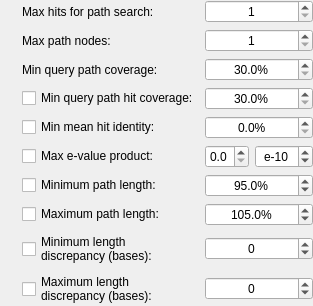
        <widget class="QWidget" name="widget_23" native="true">
         <layout class="QGridLayout" name="gridLayout_16">
          <property name="leftMargin">
           <number>0</number>
          </property>
          <property name="topMargin">
           <number>0</number>
          </property>
          <property name="rightMargin">
           <number>0</number>
          </property>
          <property name="bottomMargin">
           <number>0</number>
          </property>
          <item row="2" column="3" colspan="2">
           <widget class="QDoubleSpinBox" name="minQueryCoveredByPathSpinBox">
            <property name="focusPolicy">
             <enum>Qt::StrongFocus</enum>
            </property>
            <property name="alignment">
             <set>Qt::AlignCenter</set>
            </property>
            <property name="suffix">
             <string>%</string>
            </property>
            <property name="decimals">
             <number>1</number>
            </property>
            <property name="minimum">
             <double>30.000000000000000</double>
            </property>
           </widget>
          </item>
          <item row="3" column="1">
           <widget class="InfoTextWidget" name="minQueryCoveredByHitsInfoText" native="true">
            <property name="sizePolicy">
             <sizepolicy hsizetype="Fixed" vsizetype="Fixed">
              <horstretch>0</horstretch>
              <verstretch>0</verstretch>
             </sizepolicy>
            </property>
            <property name="minimumSize">
             <size>
              <width>16</width>
              <height>16</height>
             </size>
            </property>
            <property name="toolTip">
             <string>This is a minimum value for the fraction of a query which is covered by the hits in a query path. Paths with hits that cover less of the query than this setting will not be included in the query's paths.&lt;br&gt;&lt;br&gt;
                                                   Set to a higher value to make query paths more stringent.</string>
            </property>
           </widget>
          </item>
          <item row="3" column="3" colspan="2">
           <widget class="QDoubleSpinBox" name="minQueryCoveredByHitsSpinBox">
            <property name="focusPolicy">
             <enum>Qt::StrongFocus</enum>
            </property>
            <property name="alignment">
             <set>Qt::AlignCenter</set>
            </property>
            <property name="suffix">
             <string>%</string>
            </property>
            <property name="decimals">
             <number>1</number>
            </property>
            <property name="minimum">
             <double>30.000000000000000</double>
            </property>
            <property name="maximum">
             <double>100.000000000000000</double>
            </property>
           </widget>
          </item>
          <item row="1" column="3" colspan="2">
           <widget class="QSpinBox" name="maxPathNodesSpinBox">
            <property name="focusPolicy">
             <enum>Qt::StrongFocus</enum>
            </property>
            <property name="alignment">
             <set>Qt::AlignCenter</set>
            </property>
            <property name="minimum">
             <number>1</number>
            </property>
            <property name="maximum">
             <number>50</number>
            </property>
           </widget>
          </item>
          <item row="4" column="2">
           <widget class="QCheckBox" name="minMeanHitIdentityCheckBox">
            <property name="focusPolicy">
             <enum>Qt::StrongFocus</enum>
            </property>
            <property name="text">
             <string>Min mean hit identity:</string>
            </property>
           </widget>
          </item>
          <item row="3" column="2">
           <widget class="QCheckBox" name="minQueryCoveredByHitsCheckBox">
            <property name="focusPolicy">
             <enum>Qt::StrongFocus</enum>
            </property>
            <property name="text">
             <string>Min query path hit coverage:</string>
            </property>
           </widget>
          </item>
          <item row="10" column="2">
           <widget class="QCheckBox" name="maxLengthBaseDiscrepancyCheckBox">
            <property name="focusPolicy">
             <enum>Qt::StrongFocus</enum>
            </property>
            <property name="text">
             <string>Maximum length
discrepancy (bases):</string>
            </property>
           </widget>
          </item>
          <item row="6" column="2">
           <widget class="QCheckBox" name="maxEValueProductCheckBox">
            <property name="focusPolicy">
             <enum>Qt::StrongFocus</enum>
            </property>
            <property name="text">
             <string>Max e-value product:</string>
            </property>
           </widget>
          </item>
          <item row="8" column="2">
           <widget class="QCheckBox" name="maxLengthPercentageCheckBox">
            <property name="focusPolicy">
             <enum>Qt::StrongFocus</enum>
            </property>
            <property name="text">
             <string>Maximum path length:</string>
            </property>
           </widget>
          </item>
          <item row="2" column="2">
           <widget class="QLabel" name="minQueryCoveredByPathLabel">
            <property name="text">
             <string>Min query path coverage:</string>
            </property>
           </widget>
          </item>
          <item row="7" column="2">
           <widget class="QCheckBox" name="minLengthPercentageCheckBox">
            <property name="focusPolicy">
             <enum>Qt::StrongFocus</enum>
            </property>
            <property name="text">
             <string>Minimum path length:</string>
            </property>
           </widget>
          </item>
          <item row="9" column="2">
           <widget class="QCheckBox" name="minLengthBaseDiscrepancyCheckBox">
            <property name="focusPolicy">
             <enum>Qt::StrongFocus</enum>
            </property>
            <property name="text">
             <string>Minimum length
discrepancy (bases):</string>
            </property>
           </widget>
          </item>
          <item row="9" column="3" colspan="2">
           <widget class="QSpinBox" name="minLengthBaseDiscrepancySpinBox">
            <property name="focusPolicy">
             <enum>Qt::StrongFocus</enum>
            </property>
            <property name="alignment">
             <set>Qt::AlignCenter</set>
            </property>
            <property name="minimum">
             <number>-1000000</number>
            </property>
            <property name="maximum">
             <number>1000000</number>
            </property>
           </widget>
          </item>
          <item row="7" column="3" colspan="2">
           <widget class="QDoubleSpinBox" name="minLengthPercentageSpinBox">
            <property name="focusPolicy">
             <enum>Qt::StrongFocus</enum>
            </property>
            <property name="alignment">
             <set>Qt::AlignCenter</set>
            </property>
            <property name="suffix">
             <string>%</string>
            </property>
            <property name="decimals">
             <number>1</number>
            </property>
            <property name="minimum">
             <double>0.000000000000000</double>
            </property>
            <property name="maximum">
             <double>1000000.000000000000000</double>
            </property>
            <property name="value">
             <double>95.000000000000000</double>
            </property>
           </widget>
          </item>
          <item row="10" column="3" colspan="2">
           <widget class="QSpinBox" name="maxLengthBaseDiscrepancySpinBox">
            <property name="focusPolicy">
             <enum>Qt::StrongFocus</enum>
            </property>
            <property name="alignment">
             <set>Qt::AlignCenter</set>
            </property>
            <property name="minimum">
             <number>-1000000</number>
            </property>
            <property name="maximum">
             <number>1000000</number>
            </property>
           </widget>
          </item>
          <item row="8" column="3" colspan="2">
           <widget class="QDoubleSpinBox" name="maxLengthPercentageSpinBox">
            <property name="focusPolicy">
             <enum>Qt::StrongFocus</enum>
            </property>
            <property name="alignment">
             <set>Qt::AlignCenter</set>
            </property>
            <property name="suffix">
             <string>%</string>
            </property>
            <property name="decimals">
             <number>1</number>
            </property>
            <property name="maximum">
             <double>1000000.000000000000000</double>
            </property>
            <property name="value">
             <double>105.000000000000000</double>
            </property>
           </widget>
          </item>
          <item row="7" column="1">
           <widget class="InfoTextWidget" name="minLengthPercentageInfoText" native="true">
            <property name="sizePolicy">
             <sizepolicy hsizetype="Fixed" vsizetype="Fixed">
              <horstretch>0</horstretch>
              <verstretch>0</verstretch>
             </sizepolicy>
            </property>
            <property name="minimumSize">
             <size>
              <width>16</width>
              <height>16</height>
             </size>
            </property>
            <property name="toolTip">
             <string>This is a minimum value for the relative length between a query and its path in the graph. Paths with a relative length less than this setting will not be included in the query's paths.&lt;br&gt;&lt;br&gt;
                                                 Set to a value closer to 100% to make query paths more stringent.</string>
            </property>
           </widget>
          </item>
          <item row="8" column="1">
           <widget class="InfoTextWidget" name="maxLengthPercentageInfoText" native="true">
            <property name="sizePolicy">
             <sizepolicy hsizetype="Fixed" vsizetype="Fixed">
              <horstretch>0</horstretch>
              <verstretch>0</verstretch>
             </sizepolicy>
            </property>
            <property name="minimumSize">
             <size>
              <width>16</width>
              <height>16</height>
             </size>
            </property>
            <property name="toolTip">
             <string>This is a maximum value for the relative length between a query and its path in the graph. Paths with a relative length greater than this setting will not be included in the query's paths.&lt;br&gt;&lt;br&gt;
                                                 Set to a value closer to 100% to make query paths more stringent.</string>
            </property>
           </widget>
          </item>
          <item row="9" column="1">
           <widget class="InfoTextWidget" name="minLengthBaseDiscrepancyInfoText" native="true">
            <property name="sizePolicy">
             <sizepolicy hsizetype="Fixed" vsizetype="Fixed">
              <horstretch>0</horstretch>
              <verstretch>0</verstretch>
             </sizepolicy>
            </property>
            <property name="minimumSize">
             <size>
              <width>16</width>
              <height>16</height>
             </size>
            </property>
            <property name="toolTip">
             <string>This is the minimum length difference (in bases) between a query and its path in the graph.  Paths with a length difference less than this setting will not be included in the query's paths.&lt;br&gt;&lt;br&gt;
                                                      Set to a value closer to 0 to make query paths more stringent.</string>
            </property>
           </widget>
          </item>
          <item row="10" column="1">
           <widget class="InfoTextWidget" name="maxLengthBaseDiscrepancyInfoText" native="true">
            <property name="sizePolicy">
             <sizepolicy hsizetype="Fixed" vsizetype="Fixed">
              <horstretch>0</horstretch>
              <verstretch>0</verstretch>
             </sizepolicy>
            </property>
            <property name="minimumSize">
             <size>
              <width>16</width>
              <height>16</height>
             </size>
            </property>
           </widget>
          </item>
          <item row="4" column="1">
           <widget class="InfoTextWidget" name="minMeanHitIdentityInfoText" native="true">
            <property name="sizePolicy">
             <sizepolicy hsizetype="Fixed" vsizetype="Fixed">
              <horstretch>0</horstretch>
              <verstretch>0</verstretch>
             </sizepolicy>
            </property>
            <property name="minimumSize">
             <size>
              <width>16</width>
              <height>16</height>
             </size>
            </property>
            <property name="toolTip">
             <string>This is a minimum value for the mean of the percent identity for the hits in a query path, weighted by the hits' lengths. Paths with a mean hit percent identity less than this setting will not be included in the query's paths. Applies to BLAST only (other searchers do not report identity).&lt;br&gt;&lt;br&gt;
                                                Set to a higher value to make query paths more stringent.</string>
            </property>
           </widget>
          </item>
          <item row="1" column="1">
           <widget class="InfoTextWidget" name="maxPathNodesInfoText" native="true">
            <property name="sizePolicy">
             <sizepolicy hsizetype="Fixed" vsizetype="Fixed">
              <horstretch>0</horstretch>
              <verstretch>0</verstretch>
             </sizepolicy>
            </property>
            <property name="minimumSize">
             <size>
              <width>16</width>
              <height>16</height>
             </size>
            </property>
            <property name="toolTip">
             <string>This controls the maximum number of nodes in query paths.&lt;br&gt;&lt;br&gt;
                                          A higher value will allow for paths containing more nodes, at a performance cost.</string>
            </property>
           </widget>
          </item>
          <item row="6" column="1">
           <widget class="InfoTextWidget" name="maxEvalueProductInfoText" native="true">
            <property name="sizePolicy">
             <sizepolicy hsizetype="Fixed" vsizetype="Fixed">
              <horstretch>0</horstretch>
              <verstretch>0</verstretch>
             </sizepolicy>
            </property>
            <property name="minimumSize">
             <size>
              <width>16</width>
              <height>16</height>
             </size>
            </property>
            <property name="toolTip">
             <string>This is a maximum value for the product of the e-values of all the hits in a query path. Paths with an e-value product greater than this setting will not be included in the query's paths. Applies to BLAST and HMMER.&lt;br&gt;&lt;br&gt;
                                              Set to a lower value to make query paths more stringent.</string>
            </property>
           </widget>
          </item>
          <item row="2" column="1">
           <widget class="InfoTextWidget" name="minQueryCoveredByPathInfoText" native="true">
            <property name="sizePolicy">
             <sizepolicy hsizetype="Fixed" vsizetype="Fixed">
              <horstretch>0</horstretch>
              <verstretch>0</verstretch>
             </sizepolicy>
            </property>
            <property name="minimumSize">
             <size>
              <width>16</width>
              <height>16</height>
             </size>
            </property>
            <property name="toolTip">
             <string>This is a minimum value for the fraction of a query which is covered by a query path. Paths that cover less of the query than this setting will not be included in the query's paths.&lt;br&gt;&lt;br&gt;
                                                   Set to a higher value to make query paths more stringent.</string>
            </property>
           </widget>
          </item>
          <item row="1" column="2">
           <widget class="QLabel" name="label_35">
            <property name="sizePolicy">
             <sizepolicy hsizetype="Minimum" vsizetype="Preferred">
              <horstretch>0</horstretch>
              <verstretch>0</verstretch>
             </sizepolicy>
            </property>
            <property name="text">
             <string>Max path nodes:</string>
            </property>
           </widget>
          </item>
          <item row="1" column="5">
           <spacer name="horizontalSpacer_22">
            <property name="orientation">
             <enum>Qt::Horizontal</enum>
            </property>
            <property name="sizeType">
             <enum>QSizePolicy::Expanding</enum>
            </property>
            <property name="sizeHint" stdset="0">
             <size>
              <width>0</width>
              <height>20</height>
             </size>
            </property>
           </spacer>
          </item>
          <item row="6" column="4">
           <widget class="QSpinBox" name="maxEValueExponentSpinBox">
            <property name="focusPolicy">
             <enum>Qt::StrongFocus</enum>
            </property>
            <property name="alignment">
             <set>Qt::AlignCenter</set>
            </property>
            <property name="prefix">
             <string>e</string>
            </property>
            <property name="minimum">
             <number>-999</number>
            </property>
            <property name="maximum">
             <number>1</number>
            </property>
            <property name="value">
             <number>-10</number>
            </property>
           </widget>
          </item>
          <item row="1" column="0">
           <spacer name="horizontalSpacer_21">
            <property name="orientation">
             <enum>Qt::Horizontal</enum>
            </property>
            <property name="sizeType">
             <enum>QSizePolicy::Expanding</enum>
            </property>
            <property name="sizeHint" stdset="0">
             <size>
              <width>0</width>
              <height>20</height>
             </size>
            </property>
           </spacer>
          </item>
          <item row="6" column="3">
           <widget class="QDoubleSpinBox" name="maxEValueCoefficientSpinBox">
            <property name="focusPolicy">
             <enum>Qt::StrongFocus</enum>
            </property>
            <property name="decimals">
             <number>1</number>
            </property>
            <property name="maximum">
             <double>9.900000000000000</double>
            </property>
           </widget>
          </item>
          <item row="4" column="3" colspan="2">
           <widget class="QDoubleSpinBox" name="minMeanHitIdentitySpinBox">
            <property name="focusPolicy">
             <enum>Qt::StrongFocus</enum>
            </property>
            <property name="alignment">
             <set>Qt::AlignCenter</set>
            </property>
            <property name="suffix">
             <string>%</string>
            </property>
            <property name="decimals">
             <number>1</number>
            </property>
            <property name="maximum">
             <double>100.000000000000000</double>
            </property>
           </widget>
          </item>
          <item row="0" column="2">
           <widget class="QLabel" name="label_41">
            <property name="sizePolicy">
             <sizepolicy hsizetype="Minimum" vsizetype="Preferred">
              <horstretch>0</horstretch>
              <verstretch>0</verstretch>
             </sizepolicy>
            </property>
            <property name="text">
             <string>Max hits for path search:</string>
            </property>
           </widget>
          </item>
          <item row="0" column="3" colspan="2">
           <widget class="QSpinBox" name="maxHitsForQueryPathSpinBox">
            <property name="focusPolicy">
             <enum>Qt::StrongFocus</enum>
            </property>
            <property name="alignment">
             <set>Qt::AlignCenter</set>
            </property>
            <property name="minimum">
             <number>1</number>
            </property>
            <property name="maximum">
             <number>50</number>
            </property>
           </widget>
          </item>
          <item row="0" column="1">
           <widget class="InfoTextWidget" name="maxHitsForQueryPathInfoText" native="true">
            <property name="sizePolicy">
             <sizepolicy hsizetype="Fixed" vsizetype="Fixed">
              <horstretch>0</horstretch>
              <verstretch>0</verstretch>
             </sizepolicy>
            </property>
            <property name="minimumSize">
             <size>
              <width>16</width>
              <height>16</height>
             </size>
            </property>
            <property name="toolTip">
             <string>Bandage will not attempt to find query paths for queries with more hits than this setting. query path searches can be very slow when there are too many hits, so this setting prevents performance problems.&lt;br&gt;&lt;br&gt;
                                                 Set to 0 to turn off all query path finding.&lt;br&gt;&lt;br&gt;
                                                 Set to a larger value to enable query path searches for queries with many hits (can be slow).</string>
            </property>
           </widget>
          </item>
         </layout>
        </widget>
